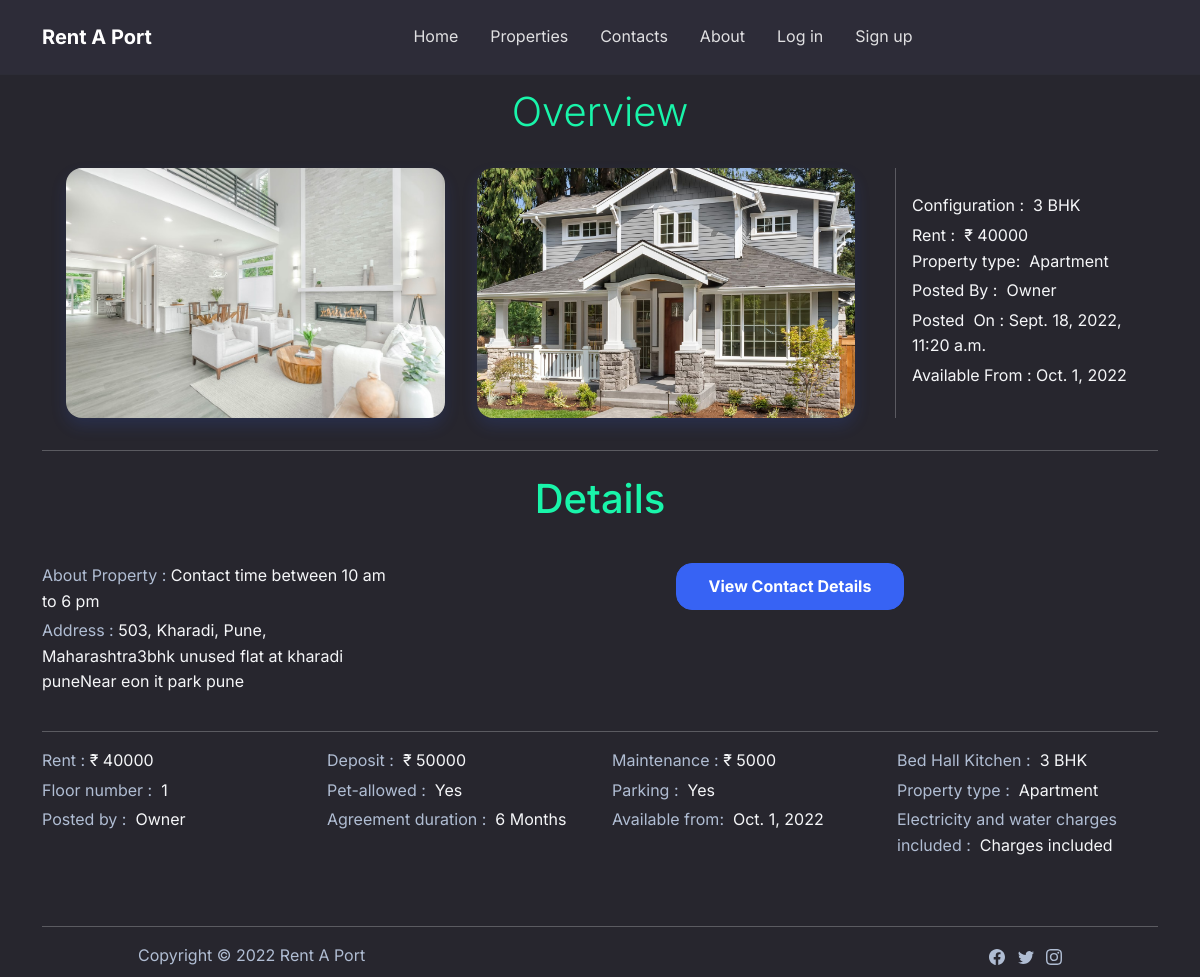
Page /site/3 on the committed database.
### rent_a_port/models.py (models this page shows, shortened)
class Site(models.Model):
    show = models.BooleanField(default=False)
    uid = models.IntegerField()
    address = models.CharField(max_length=500)
    Message = models.CharField(max_length=500, default="Empty")
    rent = models.IntegerField()
    deposit = models.IntegerField()
    maintenance = models.IntegerField()
    BHK = models.CharField(max_length=15, default="1 BHK")
    Floor_number = models.CharField(max_length=15, default="Ground floor")
    Pet_allowed = models.CharField(max_length=15, default="No")
    Parking = models.CharField(max_length=15, default="Yes")
    Property_type = models.CharField(max_length=15, default="House")
    Posted_by = models.CharField(max_length=15, default="House")
    Agreement_duration = models.CharField(max_length=15, default="No")
    Electricity_water = models.CharField(max_length=20, default="Charges not included")
    Available_from = models.DateField()
    Posted_on = models.DateTimeField(auto_now_add=True)
    phone = models.IntegerField()
    mail = models.CharField(max_length=50)
    in_img = models.ImageField(upload_to=filepath, null=True)
    out_img = models.ImageField(upload_to=filepath, null=True)

### rent_a_port/views.py (the view)
# urls.py: path('site/<pid>', views.site, name="site"),
def site(request, pid):
    user = request.user
    log_in = False
    if user.is_authenticated:
        log_in = True
    pid = int(pid)
    product = Property.objects.get(id=pid)
    context = {"p": product, "rent": request.get_full_path(), "log_in": log_in}
    return render(request, "property/property.html", context)

### templates/property/property.html (shortened to what this page needs)
{% extends 'base/base.html' %}
{% block body %}
    {% load static %}
    <section class="py-5 mt-4">
        <div class="container">
            <h1 class="display-6 fw-semibold text-center text-success my-3">Overview</h1>
            <div class="row gx-0 gy-0">
                <div class="col-11 col-sm-11 col-md-11 col-lg-8 col-xl-9 col-xxl-9 px-2">
                    <div class="d-lg-flex d-xl-flex d-xxl-flex">
                        <div class="w-100 h-100 m-3"><a href="{{ p.in_img.url }}" target="_blank"><img
                                class="rounded img-fluid shadow w-100 fit-cover" src="{{ p.in_img.url }}"
                                style="max-height: 250px;"/></a></div>
                        <div class="w-100 h-100 m-3"><a href="{{ p.out_img.url }}" target="_blank"><img
                                class="rounded img-fluid shadow w-100 fit-cover" src="{{ p.out_img.url }}"
                                style="max-height: 250px;"/></a></div>
                    </div>
                </div>
                <div class="col-12 col-sm-12 col-md-12 col-lg-4 col-xl-3 col-xxl-3 d-flex ps-lg-3">
                    <div class="m-0 p-0">
                    </div>
                    <div class="d-xl-flex d-xxl-flex align-items-xl-center align-items-xxl-center">
                        <div>
                            <div class="mb-1"><span>Configuration :</span><span>  {{ p.BHK }}</span></div>
                            <div><span>Rent :</span><span>  ₹ {{ p.rent }}</span></div>
                            <div class="mb-1"><span>Property type:  </span><span>{{ p.Property_type }}</span></div>
                            <div class="mb-1"><span>Posted By : </span><span> {{ p.Posted_by }}</span></div>
                            <div class="mb-1"><span>Posted  On : </span><span>{{ p.Posted_on }}</span></div>
                            <div class="mb-1"><span>Available From : </span><span>{{ p.Available_from }}</span></div>
                        </div>
                    </div>
                </div>
            </div>
            <hr class="p-0 mb-0"/>
            <div class="row">
                <div class="col-12 col-sm-12 col-md-12 col-lg-12 col-xl-12 col-xxl-12">
                    <h1 class="fw-semibold text-center text-success my-4">Details</h1>
                </div>
                <div class="col-12 col-sm-12 col-md-12 col-lg-4 col-xl-4 col-xxl-4 my-3">
                    <div class="mb-1"><span class="text-muted">About Property :</span><span> {{ p.Message }}</span>
                    </div>
                    <div class="mb-1"><span class="text-muted">Address :</span><span> {{ p.address }}</span></div>
                </div>
                {% if log_in %}
                    <div class="col-12 col-sm-12 col-md-12 col-lg-4 col-xl-4 col-xxl-4 d-flex justify-content-evenly align-items-xxl-center my-3"
                         id="contacts">
                        <div>
                            <div class="mb-1"><span class="text-muted">Phone Number :</span><span> {{ p.phone }}</span>
                            </div>
                            <div class="mb-1"><span class="text-muted">E-Mail id :</span><span> {{ p.mail }}</span>
                            </div>
                        </div>
                    </div>
                    <div class="col-12 col-sm-12 col-md-12 col-lg-4 col-xl-4 col-xxl-4 d-flex justify-content-evenly align-items-xxl-center my-3"
                         id="appointment">
                        <form  target="_blank"  method="post" action="{% url 'appointment' p.id%}" >{% csrf_token %}
                            <div class="d-flex justify-content-evenly">
                                <input class="border rounded form-control form-control-sm w-75 mx-1 text-black bg-light" name="date_time"
                                       type="datetime-local" required/>
                                <input type="number" value="{{ p.id }}" name="pid" class="d-none" disabled>
                                <textarea
                                        class="form-control form-control-sm form-control rounded-1 w-100 text-black bg-light"
                                        rows="1" name="message" placeholder="Any Message" required minlength="10"
                                        maxlength="500"></textarea>
                            </div>
                            <div class="d-flex justify-content-center">
                                <button class="btn btn-primary btn-sm rounded-1 d-flex justify-content-center mt-1 w-lg-50 w-xl-50 w-xxl-50"
                                   type="submit" style="width: 194.987px;">Set Appointment</button></div>
                        </form>
                    </div>
                {% else %}
                    <div class="col-12 col-sm-12 col-md-12 col-lg-8 col-xl-8 col-xxl-8 text-center my-3"
                         id="C_D_button">
                        <button class="btn btn-primary rounded-1" onclick="Details()" role="button">View
                            Contact Details
                        </button>
                    </div>
                {% endif %}
            </div>
            <hr/>
            <div class="row">
                <div class="col-lg-4 col-xl-3 col-xxl-3">
                    <div class="mb-1"><span class="text-muted">Rent :</span><span> ₹ {{ p.rent }}</span></div>
                    <div class="mb-1"><span class="text-muted">Floor number :</span><span>  {{ p.Floor_number }}</span>
                    </div>
                    <div class="mb-1"><span class="text-muted">Posted by :</span><span>  {{ p.Posted_by }}</span></div>
                </div>
                <div class="col-lg-4 col-xl-3 col-xxl-3">
                    <div class="mb-1"><span class="text-muted">Deposit :</span><span>  ₹ {{ p.deposit }}<br/></span>
                    </div>
                    <div class="mb-1"><span class="text-muted">Pet-allowed :</span><span>  {{ p.Pet_allowed }} </span>
                    </div>
                    <div class="mb-1"><span
                            class="text-muted">Agreement duration :</span><span>  {{ p.Agreement_duration }}</span>
                    </div>
                </div>
                <div class="col-lg-4 col-xl-3 col-xxl-3">
                    <div class="mb-1"><span class="text-muted">Maintenance :</span><span> ₹ {{ p.maintenance }}</span>
                    </div>
                    <div class="mb-1"><span class="text-muted">Parking :</span><span>  {{ p.Parking }}</span></div>
                    <div class="mb-1"><span
                            class="text-muted">Available from:</span><span>  {{ p.Available_from }}</span></div>
                </div>
                <div class="col-lg-4 col-xl-3 col-xxl-3">
                    <div class="mb-1"><span class="text-muted">Bed Hall Kitchen :</span><span>  {{ p.BHK }} </span>
                    </div>
                    <div class="mb-1"><span
                            class="text-muted">Property type :</span><span>  {{ p.Property_type }} </span></div>
                    <div class="mb-1"><span
                            class="text-muted">Electricity and water charges included :</span><span>  {{ p.Electricity_water }} </span>
                    </div>
                </div>
            </div>
        </div>
    </section>
{% endblock body %}

### rows in the picture
Site: in_img (picture), out_img (picture), BHK "3 BHK", rent "40000", Property_type "Apartment", Posted_by "Owner", Posted_on "Sept. 18, 2022, 11:20 a.m.", Available_from "Oct. 1, 2022", Message "Contact time between 10 am to 6 pm", address "503, Kharadi, Pune, Maharashtra3bhk unused flat at kharadi puneNear eon it park pune", Floor_number "1", deposit "50000", Pet_allowed "Yes", Agreement_duration "6 Months", maintenance "5000", Parking "Yes", Electricity_water "Charges included"
